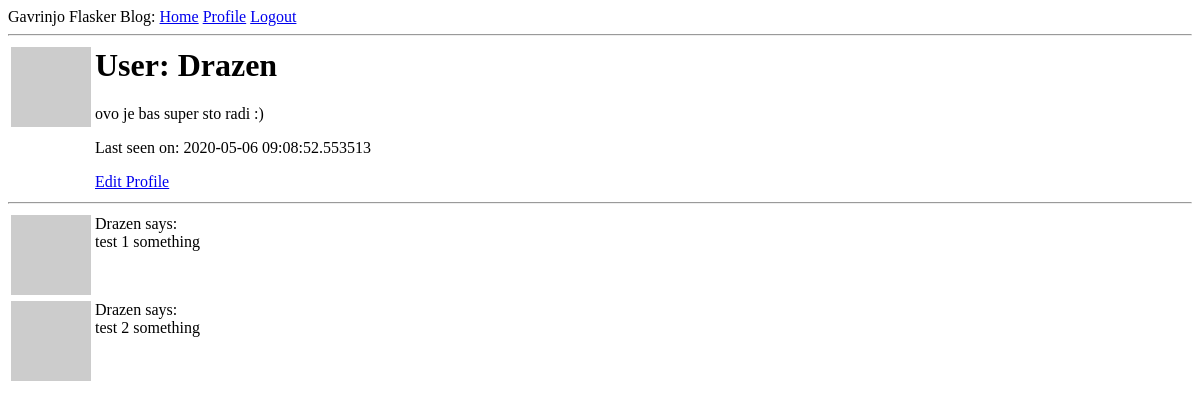
The app's page /user/Drazen (signed in), older data.
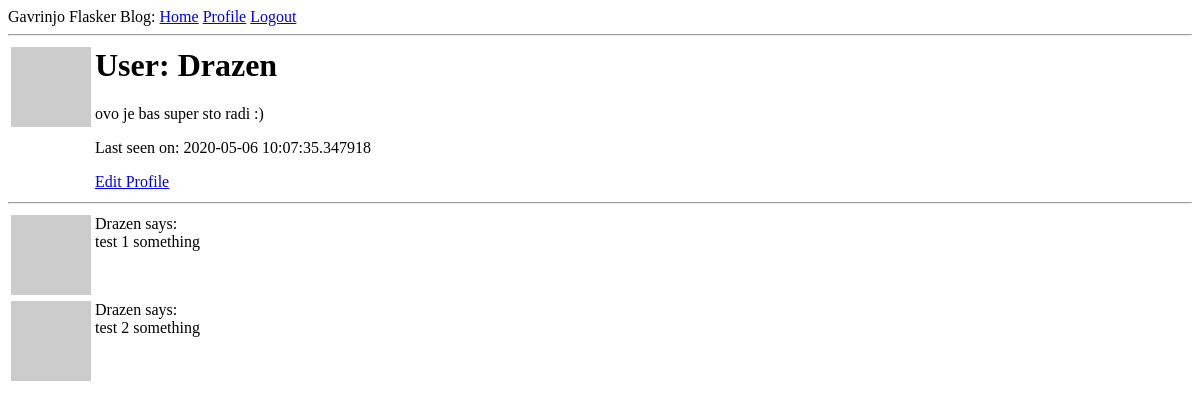
The same page, newer data.
### app/models.py (models this page shows, shortened)
class User(UserMixin, db.Model):
    id = db.Column(db.Integer, primary_key=True)
    username = db.Column(db.String(64), index=True, unique=True)
    email = db.Column(db.String(120), index=True, unique=True)
    password_hash = db.Column(db.String(128))
    about_me = db.Column(db.String(140))
    last_seen = db.Column(db.DateTime, default=datetime.utcnow)
    post = db.relationship("Post", backref="author", lazy="dynamic")
    def avatar(self, size):
        digest = md5(self.email.lower().encode("utf-8")).hexdigest()
        return f"https://www.gravatar.com/avatar/{digest}?d=identicon&r=x&s={size}"

### app/routes.py (the view)
@app.route("/user/<username>")
@login_required
def user(username):
    user = User.query.filter_by(username=username).first_or_404()
    posts = [
        {"author": user, "body": "test 1 something"},
        {"author": user, "body": "test 2 something"}
    ]
    return render_template("user.html", user=user, posts=posts)

### app/models.py (called while the page is built)
@login.user_loader
def load_user(id):
    return User.query.get(int(id))

### app/routes.py (called while the page is built)
@app.before_request
def before_request():
    if current_user.is_authenticated:
        current_user.last_seen = datetime.utcnow()
        db.session.commit()

### app/templates/user.html
{% extends 'base.html' %}
{% block content %}
    <table>
        <tr valign="top">
            <td><img src="{{ user.avatar(128) }}"></td>
            <td>
                <h1>User: {{ user.username }}</h1>
                {% if user.about_me %}<p>{{ user.about_me }}</p>{% endif %}
                {% if user.last_seen %}<p>Last seen on: {{ user.last_seen }}</p>{% endif %}
                {% if user == current_user %}
                <a href="{{ url_for('edit_profile') }}">Edit Profile</a>
                {% endif %}
            </td>
        </tr>
    </table>
    <hr>
    {% for post in posts %}
        {% include "_post.html" %}
    {% endfor %}
{% endblock %}

### app/templates/base.html (shortened to what this page needs)
<html lang="en">
<head>
</head>
<body>
    <div>Gavrinjo Flasker Blog:
        <a href="{{ url_for('index') }}">Home</a>
        {% if current_user.is_anonymous %}
        <a href="{{ url_for('login') }}">Login</a>
        {% else %}
        <a href="{{ url_for('user', username=current_user.username) }}">Profile</a>
        <a href="{{ url_for('logout') }}">Logout</a>
        {% endif %}
    </div>
    <hr>
    {% block content %} {% endblock content %}
</body>
</html>

### app/templates/_post.html
    <table>
        <tr valign="top">
            <td><img src="{{ user.avatar(64) }}"></td>
            <td>{{ post.author.username }} says:<br>{{ post.body }}</td>
        </tr>
    </table>

Row changes from the older to the newer data that the page shows:
changed User "Drazen": last_seen "2020-05-06 09:08:52.553513" → "2020-05-06 10:07:35.347918"
